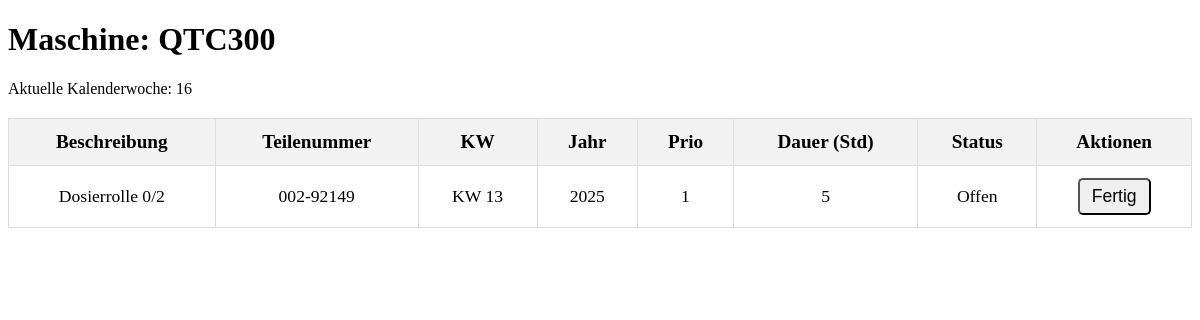
The app's page /maschine/2 with its own data.
### app.py (models this page shows, shortened)
class Machine(db.Model):
    __tablename__ = 'machine'
    id = db.Column(db.Integer, primary_key=True)
    name = db.Column(db.String(255), nullable=False)

class Task(db.Model):
    __tablename__ = 'task'
    id = db.Column(db.Integer, primary_key=True)
    machine_id = db.Column(db.Integer, db.ForeignKey('machine.id'), nullable=False)
    part_number = db.Column(db.String(50))
    description = db.Column(db.String(200))
    duration_hours = db.Column(db.Integer)
    kw = db.Column(db.Integer)
    year = db.Column(db.Integer)  # Spalte für das Jahr
    prio = db.Column(db.Integer)  # Neue Spalte für Priorität
    status = db.Column(db.String(50))
    machine = db.relationship('Machine', backref=db.backref('tasks', lazy=True))

### app.py (the view, shortened to what this page needs)
@app.route('/maschine/<int:machine_id>', methods=['GET', 'POST'])
def maschine_view(machine_id):
    machine = Machine.query.get_or_404(machine_id)
    tasks = Task.query.filter(Task.machine_id == machine_id, Task.status != 'Fertig').order_by(Task.year, Task.kw, Task.prio).all()
    current_week = get_current_week()
    return render_template('maschine_view.html', machine=machine, tasks=tasks, current_week=current_week)

### app.py (called while the page is built)
def get_current_week():
    today = datetime.today()
    return today.isocalendar()[1]

### templates/maschine_view.html (shortened to what this page needs)
<!DOCTYPE html>
<html lang="de">
<head>
</head>
<body>
<h1>Maschine: {{ machine.name }}</h1>
<p>Aktuelle Kalenderwoche: {{ current_week }}</p>
<table>
  <thead>
    <tr>
      <th>Beschreibung</th>
      <th>Teilenummer</th>
      <th>KW</th>
      <th>Jahr</th>
      <th>Prio</th>
      <th>Dauer (Std)</th>
      <th>Status</th>
      <th>Aktionen</th>
    </tr>
  </thead>
  <tbody>
    {% for task in tasks %}
      <tr>
        <td>{{ task.description }}</td>
        <td>{{ task.part_number }}</td>
        <td>KW {{ task.kw }}</td>
        <td>{{ task.year }}</td>
        <td>{{ task.prio }}</td>
        <td>{{ task.duration_hours }}</td>
        <td>{{ task.status }}</td>
        <td>
          {% if task.status != 'Fertig' %}
            <form method="POST" action="{{ url_for('maschine_view', machine_id=machine.id) }}">
              <button type="submit">Fertig</button>
            </form>
          {% endif %}
        </td>
      </tr>
    {% endfor %}
  </tbody>
</table>
</body>
</html>

### templates/maschine_view.html (style rules this page uses)
table { width: 100%; border-collapse: collapse; margin-top: 20px; }
th, td { padding: 12px 15px; text-align: center; border: 1px solid #ddd; font-size: 1.2em; }
th { background-color: #f2f2f2; font-weight: bold; }
td { font-size: 1.1em; }
button { padding: 6px 12px; font-size: 1em; border-radius: 5px; cursor: pointer; }

### records on screen
Machine: name "QTC300"
Task: description "Dosierrolle 0/2", part_number "002-92149", kw "13", year "2025", prio "1", duration_hours "5", status "Offen"

### other values on screen
{{ current_week }} "16"
